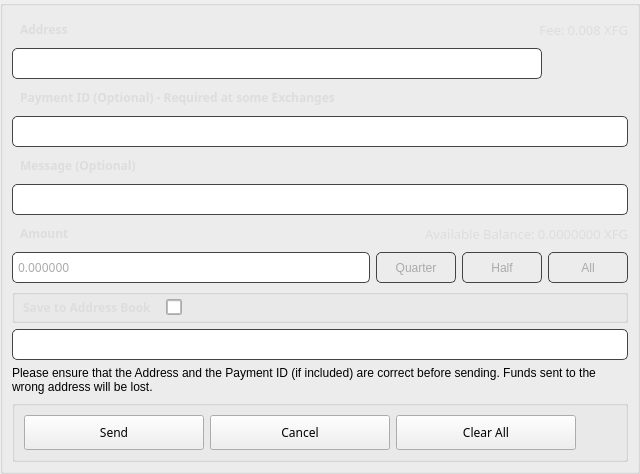
       <widget class="QGroupBox" name="sendBox">
        <property name="styleSheet">
         <string notr="true"/>
        </property>
        <property name="title">
         <string/>
        </property>
        <layout class="QGridLayout" name="gridLayout_12">
         <property name="leftMargin">
          <number>9</number>
         </property>
         <property name="rightMargin">
          <number>9</number>
         </property>
         <property name="bottomMargin">
          <number>9</number>
         </property>
         <item row="2" column="0" colspan="4">
          <widget class="QLabel" name="pidLabel">
           <property name="minimumSize">
            <size>
             <width>0</width>
             <height>25</height>
            </size>
           </property>
           <property name="font">
            <font>
             <family>Poppins</family>
             <weight>75</weight>
             <bold>true</bold>
            </font>
           </property>
           <property name="styleSheet">
            <string notr="true">color: #ddd;   font-weight: bold;
border: none;
padding-left: 5px</string>
           </property>
           <property name="text">
            <string>Payment ID (Optional) - Required at some Exchanges</string>
           </property>
          </widget>
         </item>
         <item row="6" column="0" colspan="3">
          <widget class="QLabel" name="amountLabel">
           <property name="minimumSize">
            <size>
             <width>0</width>
             <height>25</height>
            </size>
           </property>
           <property name="font">
            <font>
             <family>Poppins</family>
             <weight>75</weight>
             <bold>true</bold>
            </font>
           </property>
           <property name="styleSheet">
            <string notr="true">color: #ddd;   font-weight: bold;
border: none;
padding-left: 5px</string>
           </property>
           <property name="text">
            <string>Amount</string>
           </property>
          </widget>
         </item>
         <item row="3" column="0" colspan="8">
          <widget class="QLineEdit" name="m_paymentIdEdit">
           <property name="minimumSize">
            <size>
             <width>0</width>
             <height>31</height>
            </size>
           </property>
           <property name="font">
            <font>
             <family>Poppins</family>
            </font>
           </property>
           <property name="styleSheet">
            <string notr="true">padding: 3px; border: 1px solid #444; border-radius: 5px;   color: #aaa;</string>
           </property>
           <property name="text">
            <string/>
           </property>
          </widget>
         </item>
         <item row="8" column="0" colspan="8">
          <widget class="QGroupBox" name="horizontalGroupBox_1">
           <property name="sizePolicy">
            <sizepolicy hsizetype="Expanding" vsizetype="Preferred">
             <horstretch>0</horstretch>
             <verstretch>0</verstretch>
            </sizepolicy>
           </property>
           <layout class="QHBoxLayout" name="horizontalLayout_5">
            <property name="spacing">
             <number>10</number>
            </property>
            <property name="leftMargin">
             <number>0</number>
            </property>
            <property name="topMargin">
             <number>0</number>
            </property>
            <property name="rightMargin">
             <number>0</number>
            </property>
            <property name="bottomMargin">
             <number>0</number>
            </property>
            <item>
             <widget class="QLabel" name="labelLabel">
              <property name="minimumSize">
               <size>
                <width>0</width>
                <height>25</height>
               </size>
              </property>
              <property name="font">
               <font>
                <family>Poppins</family>
                <weight>75</weight>
                <bold>true</bold>
               </font>
              </property>
              <property name="styleSheet">
               <string notr="true">color: #ddd;   font-weight: bold;
border: none;
padding-left: 5px</string>
              </property>
              <property name="text">
               <string>Save to Address Book</string>
              </property>
              <property name="alignment">
               <set>Qt::AlignLeading|Qt::AlignLeft|Qt::AlignVCenter</set>
              </property>
             </widget>
            </item>
            <item>
             <widget class="QCheckBox" name="m_saveAddress">
              <property name="sizePolicy">
               <sizepolicy hsizetype="Preferred" vsizetype="Preferred">
                <horstretch>0</horstretch>
                <verstretch>0</verstretch>
               </sizepolicy>
              </property>
              <property name="minimumSize">
               <size>
                <width>16</width>
                <height>16</height>
               </size>
              </property>
              <property name="maximumSize">
               <size>
                <width>16</width>
                <height>16</height>
               </size>
              </property>
              <property name="sizeIncrement">
               <size>
                <width>0</width>
                <height>0</height>
               </size>
              </property>
              <property name="styleSheet">
               <string notr="true">border: 1px solid #aaa;
color: #fff;
border-radius: 2px;</string>
              </property>
              <property name="text">
               <string/>
              </property>
             </widget>
            </item>
            <item>
             <spacer name="horizontalSpacer_10">
              <property name="orientation">
               <enum>Qt::Horizontal</enum>
              </property>
              <property name="sizeHint" stdset="0">
               <size>
                <width>40</width>
                <height>20</height>
               </size>
              </property>
             </spacer>
            </item>
           </layout>
          </widget>
         </item>
         <item row="7" column="0" colspan="5">
          <widget class="QLineEdit" name="m_amountEdit">
           <property name="minimumSize">
            <size>
             <width>74</width>
             <height>31</height>
            </size>
           </property>
           <property name="maximumSize">
            <size>
             <width>16777215</width>
             <height>16777215</height>
            </size>
           </property>
           <property name="font">
            <font>
             <family>Poppins</family>
            </font>
           </property>
           <property name="styleSheet">
            <string notr="true">padding: 3px; border: 1px solid #444; border-radius: 5px;   color: #aaa;</string>
           </property>
           <property name="text">
            <string>0.000000</string>
           </property>
          </widget>
         </item>
         <item row="7" column="5">
          <widget class="QPushButton" name="m_percent25">
           <property name="minimumSize">
            <size>
             <width>80</width>
             <height>31</height>
            </size>
           </property>
           <property name="maximumSize">
            <size>
             <width>80</width>
             <height>16777215</height>
            </size>
           </property>
           <property name="styleSheet">
            <string notr="true">QPushButton#m_percent25{ padding: 3px; border: 1px solid #444; border-radius: 5px;   color: #aaa; }
                                                    QPushButton#m_percent25:hover{ color: white;}
                                                </string>
           </property>
           <property name="text">
            <string>Quarter</string>
           </property>
          </widget>
         </item>
         <item row="7" column="6">
          <widget class="QPushButton" name="m_percent50">
           <property name="minimumSize">
            <size>
             <width>80</width>
             <height>31</height>
            </size>
           </property>
           <property name="maximumSize">
            <size>
             <width>80</width>
             <height>16777215</height>
            </size>
           </property>
           <property name="styleSheet">
            <string notr="true">QPushButton#m_percent50{ padding: 3px; border: 1px solid #444; border-radius: 5px;   color: #aaa;}
                                                    QPushButton#m_percent50:hover{ color: white;}
                                                </string>
           </property>
           <property name="text">
            <string>Half</string>
           </property>
          </widget>
         </item>
         <item row="0" column="0">
          <widget class="QLabel" name="adressLabel">
           <property name="minimumSize">
            <size>
             <width>0</width>
             <height>25</height>
            </size>
           </property>
           <property name="font">
            <font>
             <family>Poppins</family>
             <weight>75</weight>
             <bold>true</bold>
            </font>
           </property>
           <property name="styleSheet">
            <string notr="true">color: #ddd;   font-weight: bold;
border: none;
padding-left: 5px</string>
           </property>
           <property name="text">
            <string>Address</string>
           </property>
          </widget>
         </item>
         <item row="9" column="0" colspan="8">
          <widget class="QLineEdit" name="m_addressLabel">
           <property name="minimumSize">
            <size>
             <width>100</width>
             <height>31</height>
            </size>
           </property>
           <property name="maximumSize">
            <size>
             <width>16777215</width>
             <height>16777215</height>
            </size>
           </property>
           <property name="font">
            <font>
             <family>Poppins</family>
            </font>
           </property>
           <property name="styleSheet">
            <string notr="true">padding: 3px; border: 1px solid #444; border-radius: 5px;   color: #aaa;</string>
           </property>
           <property name="text">
            <string/>
           </property>
          </widget>
         </item>
         <item row="10" column="0" colspan="8">
          <widget class="QLabel" name="sendFundsWarningLabel">
           <property name="sizePolicy">
            <sizepolicy hsizetype="Preferred" vsizetype="Expanding">
             <horstretch>0</horstretch>
             <verstretch>0</verstretch>
            </sizepolicy>
           </property>
           <property name="styleSheet">
            <string notr="true">border: none;</string>
           </property>
           <property name="text">
            <string>Please ensure that the Address and the Payment ID (if included) are correct before sending. Funds sent to the wrong address will be lost.</string>
           </property>
           <property name="alignment">
            <set>Qt::AlignLeading|Qt::AlignLeft|Qt::AlignTop</set>
           </property>
           <property name="wordWrap">
            <bool>true</bool>
           </property>
          </widget>
         </item>
         <item row="1" column="7">
          <widget class="QPushButton" name="m_addressBookButton">
           <property name="minimumSize">
            <size>
             <width>25</width>
             <height>25</height>
            </size>
           </property>
           <property name="maximumSize">
            <size>
             <width>80</width>
             <height>25</height>
            </size>
           </property>
           <property name="font">
            <font>
             <family>Poppins</family>
            </font>
           </property>
           <property name="styleSheet">
            <string notr="true">border: none;</string>
           </property>
           <property name="text">
            <string/>
           </property>
           <property name="icon">
            <iconset resource="../../resources.qrc">
             <normaloff>:/icons/address-book</normaloff>:/icons/address-book</iconset>
           </property>
          </widget>
         </item>
         <item row="7" column="7">
          <widget class="QPushButton" name="m_percent100">
           <property name="minimumSize">
            <size>
             <width>80</width>
             <height>31</height>
            </size>
           </property>
           <property name="maximumSize">
            <size>
             <width>80</width>
             <height>16777215</height>
            </size>
           </property>
           <property name="styleSheet">
            <string notr="true">QPushButton#m_percent100{ padding: 3px; border: 1px solid #444; border-radius: 5px;   color: #aaa;}
                                                    QPushButton#m_percent100:hover{ color: white;}
                                                </string>
           </property>
           <property name="text">
            <string>All</string>
           </property>
          </widget>
         </item>
         <item row="5" column="0" colspan="8">
          <widget class="QLineEdit" name="m_messageEdit">
           <property name="minimumSize">
            <size>
             <width>360</width>
             <height>31</height>
            </size>
           </property>
           <property name="maximumSize">
            <size>
             <width>16777215</width>
             <height>16777215</height>
            </size>
           </property>
           <property name="font">
            <font>
             <family>Poppins</family>
            </font>
           </property>
           <property name="styleSheet">
            <string notr="true">padding: 3px; border: 1px solid #444; border-radius: 5px;   color: #aaa;</string>
           </property>
           <property name="text">
            <string/>
           </property>
          </widget>
         </item>
         <item row="4" column="0" colspan="3">
          <widget class="QLabel" name="amountLabel_2">
           <property name="minimumSize">
            <size>
             <width>0</width>
             <height>25</height>
            </size>
           </property>
           <property name="font">
            <font>
             <family>Poppins</family>
             <weight>75</weight>
             <bold>true</bold>
            </font>
           </property>
           <property name="styleSheet">
            <string notr="true">color: #ddd;   font-weight: bold;
border: none;
padding-left: 5px</string>
           </property>
           <property name="text">
            <string>Message (Optional)</string>
           </property>
          </widget>
         </item>
         <item row="13" column="0" colspan="8">
          <widget class="QGroupBox" name="horizontalGroupBox_sendFundsButtons">
           <layout class="QHBoxLayout" name="horizontalLayout">
            <item>
             <widget class="QPushButton" name="b1_sendFundsButton">
              <property name="sizePolicy">
               <sizepolicy hsizetype="Minimum" vsizetype="Fixed">
                <horstretch>0</horstretch>
                <verstretch>0</verstretch>
               </sizepolicy>
              </property>
              <property name="minimumSize">
               <size>
                <width>180</width>
                <height>35</height>
               </size>
              </property>
              <property name="maximumSize">
               <size>
                <width>180</width>
                <height>35</height>
               </size>
              </property>
              <property name="font">
               <font>
                <family>Poppins</family>
               </font>
              </property>
              <property name="styleSheet">
               <string notr="true">/* This button style is handled automatically by OverviewFrame:setStyles() (in OverviewFrame.cpp) */</string>
              </property>
              <property name="text">
               <string>Send</string>
              </property>
             </widget>
            </item>
            <item>
             <widget class="QPushButton" name="b1_cancelButton">
              <property name="minimumSize">
               <size>
                <width>180</width>
                <height>35</height>
               </size>
              </property>
              <property name="maximumSize">
               <size>
                <width>180</width>
                <height>35</height>
               </size>
              </property>
              <property name="font">
               <font>
                <family>Poppins</family>
               </font>
              </property>
              <property name="styleSheet">
               <string notr="true">/* This button style is handled automatically by OverviewFrame:setStyles() (in OverviewFrame.cpp) */</string>
              </property>
              <property name="text">
               <string>Cancel</string>
              </property>
             </widget>
            </item>
            <item>
             <widget class="QPushButton" name="b1_clearAllButton">
              <property name="minimumSize">
               <size>
                <width>180</width>
                <height>35</height>
               </size>
              </property>
              <property name="maximumSize">
               <size>
                <width>180</width>
                <height>35</height>
               </size>
              </property>
              <property name="font">
               <font>
                <family>Poppins</family>
               </font>
              </property>
              <property name="cursor">
               <cursorShape>ArrowCursor</cursorShape>
              </property>
              <property name="styleSheet">
               <string notr="true">/* This button style is handled automatically by OverviewFrame:setStyles() (in OverviewFrame.cpp) */</string>
              </property>
              <property name="text">
               <string>Clear All</string>
              </property>
             </widget>
            </item>
            <item>
             <spacer name="horizontalSpacer_6">
              <property name="orientation">
               <enum>Qt::Horizontal</enum>
              </property>
              <property name="sizeHint" stdset="0">
               <size>
                <width>40</width>
                <height>20</height>
               </size>
              </property>
             </spacer>
            </item>
           </layout>
          </widget>
         </item>
         <item row="1" column="0" colspan="7">
          <widget class="QLineEdit" name="m_addressEdit">
           <property name="minimumSize">
            <size>
             <width>0</width>
             <height>31</height>
            </size>
           </property>
           <property name="font">
            <font>
             <family>Poppins</family>
            </font>
           </property>
           <property name="styleSheet">
            <string notr="true">padding: 3px; border: 1px solid #444; border-radius: 5px;   color: #aaa;</string>
           </property>
           <property name="text">
            <string/>
           </property>
          </widget>
         </item>
         <item row="0" column="4" colspan="4">
          <widget class="QLabel" name="m_sendFee">
           <property name="minimumSize">
            <size>
             <width>100</width>
             <height>25</height>
            </size>
           </property>
           <property name="maximumSize">
            <size>
             <width>16777215</width>
             <height>16777215</height>
            </size>
           </property>
           <property name="font">
            <font>
             <family>Poppins</family>
             <pointsize>10</pointsize>
            </font>
           </property>
           <property name="styleSheet">
            <string notr="true">color: #ddd;  
border: none;</string>
           </property>
           <property name="text">
            <string notr="true">Fee: 0.008 XFG</string>
           </property>
           <property name="alignment">
            <set>Qt::AlignLeading|Qt::AlignLeft|Qt::AlignRight|Qt::AlignTrailing|Qt::AlignVCenter</set>
           </property>
          </widget>
         </item>
         <item row="6" column="4" colspan="4">
          <widget class="QLabel" name="m_balanceLabel">
           <property name="minimumSize">
            <size>
             <width>100</width>
             <height>25</height>
            </size>
           </property>
           <property name="maximumSize">
            <size>
             <width>16777215</width>
             <height>16777215</height>
            </size>
           </property>
           <property name="font">
            <font>
             <family>Poppins</family>
             <pointsize>10</pointsize>
            </font>
           </property>
           <property name="styleSheet">
            <string notr="true">color: #ddd;  
border: none;</string>
           </property>
           <property name="text">
            <string notr="true">Available Balance: 0.0000000 XFG</string>
           </property>
           <property name="alignment">
            <set>Qt::AlignRight|Qt::AlignTrailing|Qt::AlignVCenter</set>
           </property>
          </widget>
         </item>
        </layout>
       </widget>
